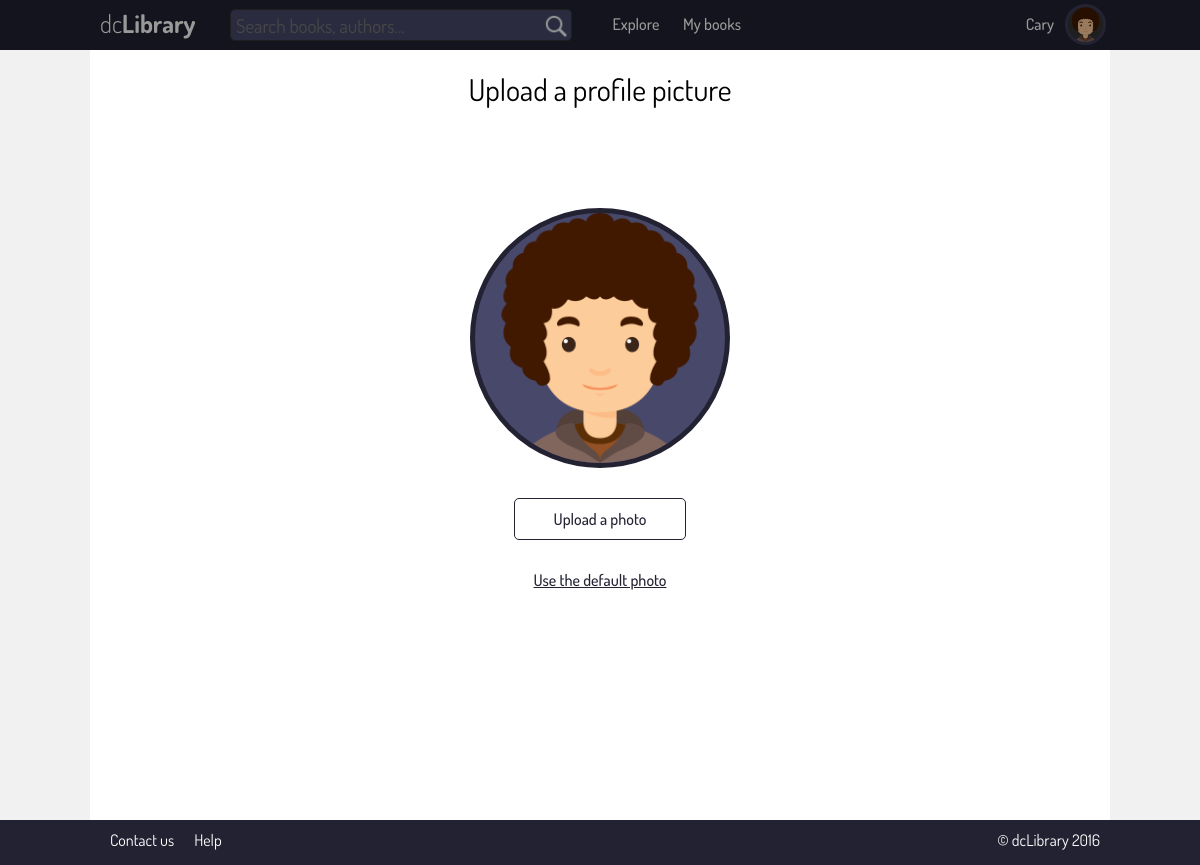
Page /public/user/profile_pic_upload.php (signed in) on the committed database.
### tables this page shows
CREATE TABLE `registered_user` (
  `user_reg_id` int(4) NOT NULL,
  `fname` varchar(20) NOT NULL,
  `lname` varchar(20) NOT NULL,
  `email` varchar(30) NOT NULL
);

CREATE TABLE `user` (
  `user_reg_id` int(4) NOT NULL,
  `username` varchar(20) NOT NULL,
  `password` varchar(60) NOT NULL,
  `user_image` varchar(30) DEFAULT NULL,
  `score` float NOT NULL DEFAULT '0'
);

### config.php (called while the page is built, shortened)
<?php
$root = $_SERVER['DOCUMENT_ROOT'] . "/dashboard/diwe_final/site";
$project_root = "/dashboard/diwe_final/site";
$paths = array(
    "images" =>  $root . "/images",
    "js" =>  $root . "/js",
    "css" =>  $root . "/css",
    "models" => $root . "/models",
    "include" =>  $root . "/include",
    "functions" => $root . "/functions",
    "templates" => $root . "/templates",
    "resources" => $root . "/resources",
    "submit_forms" => $root . "/submit_forms",
    "user" => $root . "/user",
    "public" => $root . "/public",
    "admin" => $root . "/admin",
);
$header_paths = array(
    "templates" => $project_root . "/templates",
    "public" => $project_root . "/public",
    "css" =>  $project_root . "/css",
    "submit_forms" => $project_root . "/submit_forms",
    "js" =>  $project_root . "/js",
    "resources" => $project_root . "/resources",
    "images" =>  $project_root . "/images",
);
?>

### functions/db_helper.php (called while the page is built, shortened)
<?php
function getUser($conn,$userId){
    global $paths;
    include_once($paths['models'] . '/User.php');
    $query_select_user = "SELECT `user_image`,`score` FROM `user` WHERE `user_reg_id`='$userId'";
    $result_select_user = mysqli_query($conn,$query_select_user);
    $row_select_user = mysqli_fetch_assoc($result_select_user);
    $query_select_reguser = "SELECT `fname`,`lname`,`email` FROM `registered_user` WHERE `user_reg_id`='$userId'";
    $result_select_reguser = mysqli_query($conn,$query_select_reguser);
    $row_select_reguser = mysqli_fetch_assoc($result_select_reguser);
    $user = new User(
        $userId,
        $row_select_reguser['fname'],
        $row_select_reguser['lname'],
        $row_select_reguser['email'],
        $row_select_user['user_image'],
        $row_select_user['score']
    );
    return $user;
}
?>

### include/logged_in_top.php (called while the page is built, shortened)
<?php
include_once($paths['functions'] . '/navigation_helpers.php');
include_once($paths['models'] . '/User.php');
include_once($paths['include'] . '/connection.php');
include_once($paths['functions'] . '/db_helper.php');
$CurrentUser = getUser($conn,$_SESSION['user_detail']);
?>

### models/User.php (called while the page is built, shortened)
<?php
class User{
    private $fname;
    public function __construct($_id , $_fname ,$_lname ,$_email,$_image, $_score){
        $this->fname = $_fname;
        $this->image = $_image;
    }
    public function getFName(){
        return ucfirst($this->fname);
    }
}
 ?>

### public/user/profile_pic_upload.php (the view, shortened to what this page needs)
<?php require_once('../../config.php') ?>
<?php include_once($paths['include'] . '/logged_in_top.php') ?>
<!DOCTYPE html>
<html lang="en">
    <head>
        <?php include_once($paths['include'] . '/logged_in_links.php') ?>
    </head>
 <body>
        <?php include_once($paths['include'] . '/logged_in_header.php') ?>
        <div style="position:absolute;top:0px;width:100%; height:50px; background-color:rgba(0,0,0,0.4);z-index:10000"></div>
<div class="content center-align-bl" style="min-height:770px;background-color:#fff;" >
    <p class="font-large" style="margin:0px;text-align:center;padding-top:20px;">Upload a profile picture</p>
    <div  style="position:relative;">
        <?php
            $imagePath = $header_paths['images'] . '/users/';
            $image = $CurrentUser->image != null ? $CurrentUser->image : 'default.png';
        ?>
        <img class="center-align-bl " id="preview-image" src="<?php echo $imagePath . $image; ?>" alt="">
    </div>
    <form action="<?php echo $header_paths['submit_forms'] . '/profile_pic_upload_submit.php'; ?>" method="POST"  id="upload-form" >
        <label class="center-align-bl site-font-m" for="input-file" id="upload-button" >Upload a photo</label>
    </form>
    <a class="center-align-in site-font-m" href="#" id="skip-link" onclick="submitDefault();">Use the default photo</a>
</div>
        <?php include_once($paths['include'] . '/logged_in_footer.php') ?>
    </body>
</html>

### include/logged_in_header.php (shortened to what this page needs)
<div class="root-container">
            <div class="top-header site-accent-bg-dark" style="min-height:50px;">
                <div class="content center-align-bl" style="min-height:50px;position:relative;" >
                    <div class="logo-container" style="margin-top:-18px;">
                        <a href="<?php echo $header_paths['public'] . '/homepage.php' ?>">
                            <span class="site-font-l logo-medium site-accent-fg">dc<span class="site-font-b">Library</span></span>
                        </a>
                    </div>
                    <div class="searchbox-container">
                        <form action="" onsubmit="return submitSearch();">
                            <input id="searchText" class="searchbox" type="text" placeholder="Search books, authors..." >
                            <input type="submit" class="searchbox" id="searchSubmit" value="" style="margin:0px;" />
                        </form>
                    </div>
                    <div style="margin-top: -50px;height: 50px;max-width: 300px;margin-left: 500px;" >
                        <ul class="menu" style="padding-top:9px;">
                            <li><a class="borderless-button" href="<?php echo $header_paths['public'] . '/explore_books.php' ?>">Explore</a></li>
                            <li><a class="borderless-button" href="<?php echo $header_paths['public'] . '/user/my_books.php' ?>">My books</a></li>
                        </ul>
                    </div>
                    <div class="profile-icon" id="profile-icon" >
                        <div class="profile-icon-div">
                            <span class="site-accent-fg site-font-m"><?php echo $CurrentUser->getFName(); ?></span>
                        </div>
                        <?php
                        $imagePath = $header_paths['images'] . '/users/';
                        $image = $CurrentUser->image != null ? $CurrentUser->image : 'default.png';
                        ?>
                        <img class="profile-icon-img" src="<?php echo $imagePath . $image; ?>" alt="">
                        <div class="clickable" onclick="toggleDropdown();"></div>
                    </div>
                </div>
            </div>

### css/main-styles.css (style rules this page uses)
.site-font-b { font-family: dosis-bold; }
.site-font-l { font-family: dosis-light; }
.site-font-m { font-family: dosis-medium; }
* { font-family: dosis-regular; }
.font-large { font-size: 30px; }
.logo-medium { font-size: 25px; }
.center-align-in { text-align: center; }
.center-align-bl { margin-left:auto; margin-right:auto; }
.site-accent-bg-dark { background-color:#222233; }
.site-accent-fg { color: #fff; }
body { margin:0px; padding: 0px; }
.root-container { width:100%; min-height:850px; min-width: 720px; background-color: #f1f1f1; }
.logo-container { display: inline-block; position: absolute; top:50%; }
.logo-container a { text-decoration: none; }
.content { min-width: 700px; max-width: 1000px; padding: 0px 10px; position: relative; }
ul.menu { margin:0px; padding: 0px; list-style-type: none; }
ul.menu li { float: left; }
.borderless-button { text-decoration: none; color: #fff; display: inline-block; min-width: 50px; min-height: 27px; border: 0px; text-align: center; margin:0px 7px; padding-top: 5px; padding-left: 4px; padding-right: 4px; border-radius: 5px; font-family: dosis-medium; }

### css/home-template-styles.css (style rules this page uses)
.top-header { width: 100%; min-height: 80px; }

### css/logged-in-styles.css (style rules this page uses)
.searchbox-container { display: inline-block; max-width: 400px; min-width: 350px; margin-left: 130px; min-height: 50px; position: relative; }
input.searchbox[type=text] { height: 28px; border: 1px solid #333; border-radius: 5px; margin-top: 9px; outline: 0px; padding: 1px 32px 1px 5px; color: #fff; background-color: #48486b; font-size: 19px; min-width: 303px; }
input[type=submit].searchbox { border: 1px solid #333; border-left: 0px; height: 32px; width: 32px; border-radius: 0px 5px 5px 0px; position: absolute; background-color: #48486b; background-image:url('../resources/images/search_icon.png'); background-size: cover; background-repeat: no-repeat; right: 8px; top:9px; outline: 0px; }
div.profile-icon { height: 50px; position: absolute; right: 0px; top:0px; min-width: 150px; }
div.profile-icon img { border-radius: 50%; background-color: #333; border:3px solid #3a3a56; width:35px; height:35px; position: absolute; top:4px; right:4px; }
div.profile-icon-div { width:109px; height: 50px; margin-right:41px; position: relative; }
div.profile-icon div span { position: absolute; top:14px; right:15px; max-width: 100px; overflow: hidden; white-space: nowrap; text-overflow: ellipsis; }
.clickable { position: absolute; width: 100%; height: 100%; top: 0px; right: 0px; z-index: 1000; }

### public/user/profile_pic_upload.php (style rules this page uses)
#preview-image { border-radius:50%; width:250px; height:250px; display:block; margin-top:100px; border:5px solid #222233; background-color:#48486b }
label,#confirm-button { display:block; margin-top:30px; min-width:150px; width:150px; text-align:center; padding:10px; border:1px solid #222233; border-radius:5px; color:#222233; background-color:#fff; cursor:pointer; }
#skip-link { color:#222233; display:block; margin-top:30px; }

### rows in the picture
registered_user: fname "Cary"
user: user_image (picture)
